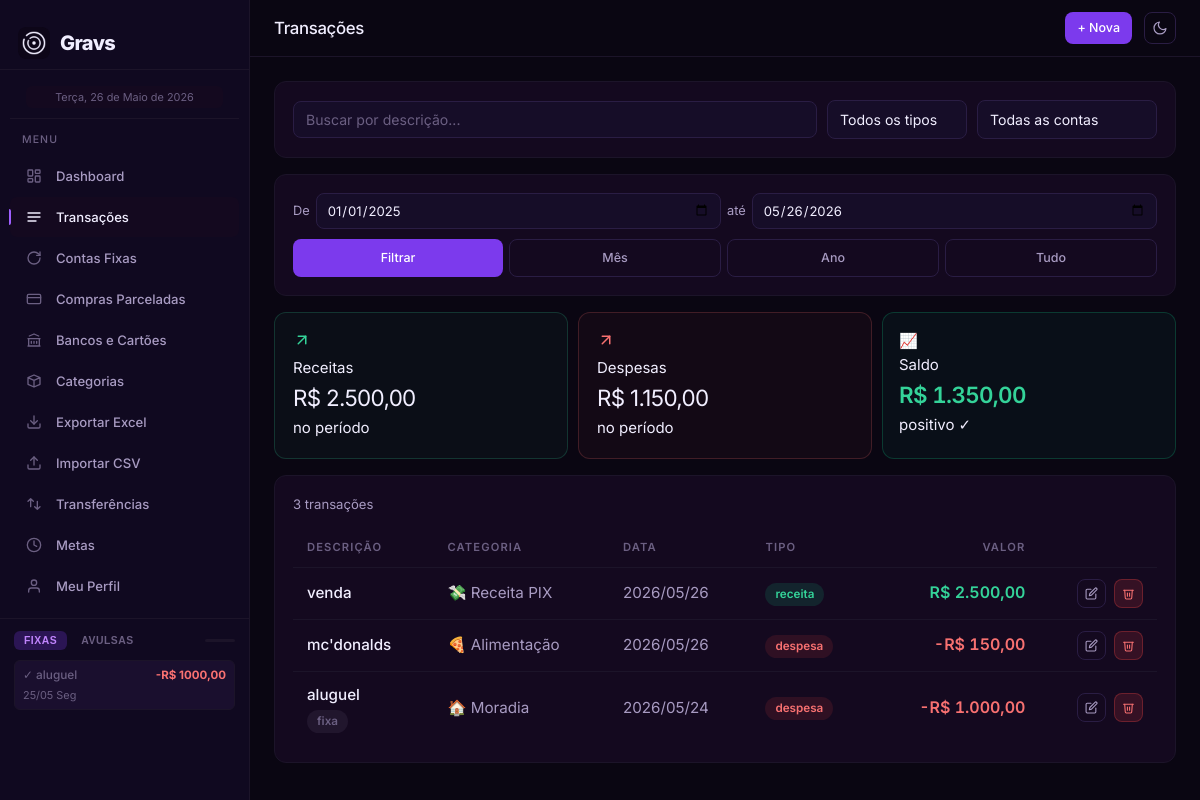
The page /todas (signed in) on the database its author committed.
### tables this page shows
CREATE TABLE transacoes (
                id              INTEGER PRIMARY KEY AUTOINCREMENT,
                uuid            TEXT    UNIQUE NOT NULL,
                descricao       TEXT    NOT NULL,
                valor           REAL    NOT NULL CHECK(valor > 0),
                tipo            TEXT    NOT NULL CHECK(tipo IN ('receita','despesa')),
                categoria_id    INTEGER,
                data            TEXT    NOT NULL,
                usuario_id      INTEGER NOT NULL,
                criado_em       TEXT    DEFAULT CURRENT_TIMESTAMP,
                deletado        INTEGER DEFAULT 0 CHECK(deletado IN (0,1)),
                recorrente_uuid TEXT,
                grupo_parcela   TEXT, conta_debito TEXT, conta_credito TEXT, conta_id INTEGER,
                FOREIGN KEY (categoria_id) REFERENCES categorias(id),
                FOREIGN KEY (usuario_id)   REFERENCES usuarios(id) ON DELETE CASCADE
            );

### routes/transacoes.py (the view)
@transacoes_bp.route("/todas")
@login_required
def todas():
    svc = get_services()
    uid  = current_user.id
    hoje = _hoje_brasilia()
    inicio_padrao = date(hoje.year - 1, 1, 1).strftime("%Y-%m-%d")
    fim_padrao    = hoje.strftime("%Y-%m-%d")
    data_inicio = request.args.get("inicio", inicio_padrao)
    data_fim    = request.args.get("fim",    fim_padrao)
    try:
        datetime.strptime(data_inicio, "%Y-%m-%d")
        datetime.strptime(data_fim,    "%Y-%m-%d")
    except ValueError:
        data_inicio = inicio_padrao
        data_fim    = fim_padrao
    transacoes     = svc.transacoes.listar_por_periodo(data_inicio, data_fim, uid)
    categorias     = svc.categorias_repo.listar_por_usuario(uid)
    total_receitas = sum(t["valor"] for t in transacoes if t["tipo"] == "receita")
    total_despesas = sum(t["valor"] for t in transacoes if t["tipo"] == "despesa")
    grupos = {}
    for t in transacoes:
        g = t.get("grupo_parcela")
        if g:
            if g not in grupos:
                grupos[g] = {"descricao": t["descricao"].rsplit(" (", 1)[0], "count": 0}
            grupos[g]["count"] += 1
    return render_template(
        "transacoes/lista.html",
        transacoes=transacoes,
        categorias=categorias,
        filtro_inicio=data_inicio,
        filtro_fim=data_fim,
        total_receitas=total_receitas,
        total_despesas=total_despesas,
        saldo=total_receitas - total_despesas,
        grupos=grupos,
        usuario=current_user,
    )

### app.py (called while the page is built)
def _configurar_login(app: Flask, container: ServiceContainer) -> None:
    login_manager = LoginManager()
    login_manager.init_app(app)
    login_manager.login_view = "auth.login"
    login_manager.login_message = "Faça login para acessar"
    login_manager.login_message_category = "info"
    @login_manager.user_loader
    def load_user(user_id: str) -> UserPrincipal | None:
        dados = container.usuarios_repo.buscar_por_id(int(user_id))
        if dados:
            return make_user_principal(dados)
        return None

### database/repositories.py (called while the page is built)
def _row_to_dict(row: sqlite3.Row | None) -> dict | None:
    if row is None:
        return None
    return dict(row)

def _rows_to_list(rows: list[sqlite3.Row]) -> list[dict]:
    return [dict(r) for r in rows]

    def buscar_por_id(self, user_id: int) -> dict | None:
        with self._db.get_conn() as conn:
            row = conn.execute(
                "SELECT id, email, senha_hash, nome, modo_contabil, "
                "COALESCE(onboarding_completo, 0) as onboarding_completo FROM usuarios "
                "WHERE id = ? AND ativo = 1",
                (int(user_id),),
            ).fetchone()
        return _row_to_dict(row)

    def listar_por_usuario(self, usuario_id: int) -> list[dict]:
        with self._db.get_conn() as conn:
            rows = conn.execute(
                "SELECT id, nome, tipo, icone, cor FROM categorias "
                "WHERE usuario_id = ? ORDER BY tipo, nome",
                (usuario_id,),
            ).fetchall()
        return _rows_to_list(rows)

### routes/helpers.py (called while the page is built)
def get_services() -> ServiceContainer:
    return current_app.extensions["services"]

def make_user_principal(dados: dict) -> UserPrincipal:
    return UserPrincipal(
        id=dados["id"],
        email=dados["email"],
        nome=dados["nome"],
        modo_contabil=dados.get("modo_contabil", 0),
    )

### routes/transacoes.py (called while the page is built)
def _hoje_brasilia() -> date:
    return datetime.now(_BRASILIA).date()

### services/transacao_service.py (called while the page is built)
    def listar_por_periodo(
        self, data_inicio: str, data_fim: str, usuario_id: int
    ) -> list[dict]:
        return self._repo.listar_por_periodo(data_inicio, data_fim, usuario_id)

### utils/formatters.py (called while the page is built)
def formatar_real(valor: float) -> str:
    try:
        formatado = f"{valor:,.2f}".replace(",", "X").replace(".", ",").replace("X", ".")
        return f"R$ {formatado}"
    except (TypeError, ValueError):
        return "R$ 0,00"

### templates/transacoes/lista.html (shortened to what this page needs)
{% extends "base.html" %}
{% block page_title %}Transações{% endblock %}
{% block topbar_actions %}
  <a href="{{ url_for('transacoes.novo') }}" class="btn btn-primary btn-sm">+ Nova</a>
{% endblock %}
{% block content %}
<div class="card mb-16 fade-up" id="card-busca">
  <div style="display:flex;gap:10px;align-items:center;flex-wrap:wrap">
    <input type="text" id="input-busca" class="form-control"
           placeholder="Buscar por descrição..."
           style="flex:1;min-width:180px"
           oninput="buscarTransacoes()" />
    <select id="filtro-tipo-busca" class="form-control" style="width:140px"
            onchange="buscarTransacoes()">
      <option value="">Todos os tipos</option>
    </select>
    <select id="filtro-conta-busca" class="form-control" style="width:180px"
            onchange="buscarTransacoes()">
      <option value="">Todas as contas</option>
    </select>
  </div>
</div>
<div class="card mb-16 fade-up">
  <form method="GET" action="{{ url_for('transacoes.todas') }}" class="filtro-form">
    <div class="filtro-datas">
      <label>De</label>
      <input type="date" name="inicio" value="{{ filtro_inicio }}" class="form-control" />
      <label>até</label>
      <input type="date" name="fim" value="{{ filtro_fim }}" class="form-control" />
    </div>
    <div class="filtro-btns">
      <button type="submit" class="btn btn-primary btn-sm">Filtrar</button>
      <a href="{{ url_for('transacoes.todas', inicio=filtro_fim[:7] + '-01', fim=filtro_fim) }}"
         class="btn btn-secondary btn-sm">Mês</a>
      <a href="{{ url_for('transacoes.todas', inicio=filtro_fim[:4] + '-01-01', fim=filtro_fim) }}"
         class="btn btn-secondary btn-sm">Ano</a>
      <a href="{{ url_for('transacoes.todas') }}"
         class="btn btn-secondary btn-sm">Tudo</a>
    </div>
  </form>
</div>
<div class="totais-grid mb-16 fade-up delay-1">
  <div class="card total-card" style="border-color:rgba(52,211,153,0.2);background:rgba(52,211,153,0.04)">
    <div class="total-icon" style="color:var(--green2)"><svg width="18" height="18" viewBox="0 0 24 24" fill="none" stroke="currentColor" stroke-width="2" stroke-linecap="round" stroke-linejoin="round"><line x1="17" y1="7" x2="7" y2="17"/><polyline points="17 17 17 7 7 7"/></svg></div>
    <div class="total-info">
      <div class="total-label" class="text-xs text-muted mb-4 font-500">Receitas</div>
      <div class="total-valor" class="font-600 tabular-nums text-green" style="font-size:1.4rem;letter-spacing:-0.03em">{{ total_receitas | real }}</div>
      <div class="total-sub" class="text-xs text-muted mt-4">no período</div>
    </div>
  </div>
  <div class="card total-card" style="border-color:rgba(248,113,113,0.2);background:rgba(248,113,113,0.04)">
    <div class="total-icon" style="color:var(--red2)"><svg width="18" height="18" viewBox="0 0 24 24" fill="none" stroke="currentColor" stroke-width="2" stroke-linecap="round" stroke-linejoin="round"><line x1="7" y1="17" x2="17" y2="7"/><polyline points="7 7 17 7 17 17"/></svg></div>
    <div class="total-info">
      <div class="total-label" class="text-xs text-muted mb-4 font-500">Despesas</div>
      <div class="total-valor" class="font-600 tabular-nums text-red" style="font-size:1.4rem;letter-spacing:-0.03em">{{ total_despesas | real }}</div>
      <div class="total-sub" class="text-xs text-muted mt-4">no período</div>
    </div>
  </div>
  <div class="card total-card" style="border-color:{% if saldo >= 0 %}rgba(16,185,129,0.25){% else %}rgba(239,68,68,0.25){% endif %};background:{% if saldo >= 0 %}rgba(16,185,129,0.05){% else %}rgba(239,68,68,0.05){% endif %};padding:16px">
    <div class="total-icon">{% if saldo >= 0 %}📈{% else %}📉{% endif %}</div>
    <div class="total-info">
      <div class="total-label" class="text-xs text-muted mb-4 font-500">Saldo</div>
      <div class="total-valor" style="font-family:'Inter',system-ui,sans-serif;font-size:1.4rem;font-weight:600;color:{% if saldo >= 0 %}var(--green2){% else %}var(--red2){% endif %};letter-spacing:-0.03em;font-variant-numeric:tabular-nums">
        {% if saldo < 0 %}-{% endif %}{{ saldo|abs | real }}
      </div>
      <div class="total-sub" class="text-xs text-muted mt-4">
        {% if saldo >= 0 %}positivo ✓{% else %}negativo{% endif %}
      </div>
    </div>
  </div>
</div>
<div class="card fade-up delay-2">
  {% if transacoes %}
    <div class="text-sm text-muted mb-14">
      {{ transacoes|length }} transaç{% if transacoes|length == 1 %}ão{% else %}ões{% endif %}
    </div>
    <div class="lista-desktop">
      <div class="table-wrap" style="max-height:480px;overflow-y:auto;scrollbar-width:thin">
        <table>
          <thead>
            <tr>
              <th>Descrição</th>
              <th>Categoria</th>
              <th>Data</th>
              <th>Tipo</th>
              <th class="text-right">Valor</th>
              <th></th>
            </tr>
          </thead>
          <tbody>
            {% for t in transacoes %}
              <tr>
                <td>
                  <div style="font-weight:500;color:var(--text)">{{ t.descricao }}</div>
                  {% if t.recorrente_uuid %}<span class="badge badge-muted" style="margin-top:3px">fixa</span>{% endif %}
                </td>
                <td>{{ t.categoria_icone }} {{ t.categoria_nome }}</td>
                <td class="shrink-0">{{ t.data | replace("-", "/") if t.data else "" }}</td>
                <td><span class="badge badge-{{ t.tipo }}">{{ t.tipo }}</span></td>
                <td class="text-right">
                  <div class="font-600 tabular-nums" style="font-size:1rem;color:{% if t.tipo == 'receita' %}var(--green2){% else %}var(--red2){% endif %}">
                    {% if t.tipo == 'despesa' %}-{% endif %}{{ t.valor | real }}
                  </div>
                </td>
                <td class="text-right">
                  <div class="d-flex gap-8" style="justify-content:flex-end">
                    <button class="btn btn-secondary btn-sm btn-icon"
                            onclick="abrirEditar({{ t.id }}, '{{ t.descricao|e }}', {{ t.valor }}, '{{ t.tipo }}', {{ t.categoria_id }}, '{{ t.data }}')">
                      <svg width="13" height="13" viewBox="0 0 24 24" fill="none" stroke="currentColor" stroke-width="2" stroke-linecap="round" stroke-linejoin="round"><path d="M11 4H4a2 2 0 0 0-2 2v14a2 2 0 0 0 2 2h14a2 2 0 0 0 2-2v-7"/><path d="M18.5 2.5a2.121 2.121 0 0 1 3 3L12 15l-4 1 1-4 9.5-9.5z"/></svg>
                    </button>
                    <button class="btn btn-danger btn-sm btn-icon"
                            onclick="deletar('{{ t.uuid }}')">
                      <svg width="13" height="13" viewBox="0 0 24 24" fill="none" stroke="currentColor" stroke-width="2" stroke-linecap="round" stroke-linejoin="round"><polyline points="3 6 5 6 21 6"/><path d="M19 6l-1 14a2 2 0 0 1-2 2H8a2 2 0 0 1-2-2L5 6"/><path d="M10 11v6"/><path d="M14 11v6"/></svg>
                    </button>
                  </div>
                </td>
              </tr>
            {% endfor %}
          </tbody>
        </table>
      </div>
    </div>
  {% else %}
    <div class="empty-state">
      <div class="empty-state-icon">—</div>
      <div style="font-size:1rem;font-weight:600">Nenhuma transação no período</div>
      <p><a href="{{ url_for('transacoes.novo') }}" style="color:var(--purple3)">Adicionar transação</a></p>
    </div>
  {% endif %}
</div>
{% endblock %}

### templates/base.html (style rules this page uses)
:root { --bg: #0a0612; --bg2: #100920; --bg3: #160d28; --surface: #14091f; --surface2: #1a0f2e; --surface3: #221540; --border: #1c1429; --border2: #2a1d44; --border3: #3a2860; --purple: #7c3aed; --purple2: #9f5fff; --purple3: #c084fc; --cyan: #06b6d4; --cyan2: #22d3ee; --gold2: #fbbf24; --green2: #34d399; --green-bg: rgba(52,211,153,0.10); --red2: #f87171; --red-bg: rgba(248,113,113,0.10); --text: #f1eeff; --text2: #a89bc2; --text3: #6b5f82; --radius: 12px; --radius-sm: 8px; --radius-lg: 14px; --shadow: none; --shadow-lg: none; --font-display: 'Inter', system-ui, sans-serif; --font-body: 'Inter', system-ui, sans-serif; --nav-w: 250px; --bottom-nav-h: 0px; }
*, *::before, *::after { box-sizing: border-box; margin: 0; padding: 0; }
html { scroll-behavior: smooth; }
body { font-family: var(--font-body); background: var(--bg); color: var(--text); min-height: 100vh; line-height: 1.6; font-size: 15px; -webkit-font-smoothing: antialiased; -moz-osx-font-smoothing: grayscale; overflow-x: hidden; }
.card { background: var(--surface); border: 0.5px solid var(--border); border-radius: var(--radius); padding: 18px; position: relative; transition: border-color 0.18s ease; }
.btn { display: inline-flex; align-items: center; gap: 8px; padding: 10px 18px; border-radius: var(--radius-sm); font-family: var(--font-body); font-size: 0.95rem; font-weight: 500; cursor: pointer; border: none; text-decoration: none; transition: all 0.18s; white-space: nowrap; }
.btn-primary { background: var(--purple); color: white; }
.btn-secondary { background: transparent; color: var(--text2); border: 0.5px solid var(--border2); }
.btn-danger { background: rgba(239,68,68,0.15); color: var(--red2); border: 1px solid rgba(239,68,68,0.3); }
.btn-sm { padding: 6px 12px; font-size: 0.78rem; }
.btn-icon { padding: 7px; border-radius: var(--radius-sm); }
.form-control { width: 100%; padding: 9px 12px; background: var(--bg3); border: 0.5px solid var(--border2); border-radius: var(--radius-sm); color: var(--text); font-family: var(--font-body); font-size: 0.88rem; transition: border-color 0.15s, box-shadow 0.15s; outline: none; -webkit-appearance: none; }
.form-control::placeholder { color: var(--text3); }
select.form-control { cursor: pointer; }
.form-control option { background: var(--bg3); color: var(--text); }
.mb-14 { margin-bottom: 14px; }
.mb-16 { margin-bottom: 16px; }
.gap-8 { gap: 8px; }
.shrink-0 { flex-shrink: 0; }
.text-sm { font-size: 0.82rem; }
.text-muted { color: var(--text3); }
.font-600 { font-weight: 600; }
.tabular-nums { font-variant-numeric: tabular-nums; }
.badge { display: inline-flex; align-items: center; font-size: 0.65rem; font-weight: 600; padding: 2px 8px; border-radius: 99px; white-space: nowrap; }
.badge-receita { background: rgba(52,211,153,0.1); color: var(--green2); }
.badge-despesa { background: rgba(248,113,113,0.1); color: var(--red2); }
.badge-muted { background: rgba(107,95,130,0.15); color: var(--text3); }
.table-wrap { overflow-x: auto; -webkit-overflow-scrolling: touch; }
table { width: 100%; border-collapse: collapse; font-size: 0.95rem; }
thead th { text-align: left; padding: 10px 14px; font-size: 0.7rem; font-weight: 600; letter-spacing: 0.1em; text-transform: uppercase; color: var(--text3); border-bottom: 1px solid var(--border); }
tbody tr { border-bottom: 1px solid var(--border); transition: background 0.15s; }
tbody tr:last-child { border-bottom: none; }
tbody td { padding: 11px 14px; color: var(--text2); }
.badge { display: inline-flex; align-items: center; gap: 4px; padding: 2px 10px; border-radius: 99px; font-size: 0.73rem; font-weight: 600; }
.badge-receita { background: rgba(16,185,129,0.15); color: var(--green2); }
.badge-despesa { background: rgba(239,68,68,0.12); color: var(--red2); }
.text-muted { color: var(--text2); }
.text-right { text-align: right; }
.d-flex { display: flex; }
.fade-up { animation: fadeUp 0.4s ease both; }
.delay-1 { animation-delay: 0.05s; }
.delay-2 { animation-delay: 0.10s; }
.badge-receita { background: rgba(16,185,129,0.15) !important; color: var(--green2) !important; }
.badge-despesa { background: rgba(239,68,68,0.12) !important; color: var(--red2) !important; }

### rows shown on the page
transacoes: descricao "venda", categoria_icone "💸", categoria_nome "Receita PIX", data "2026/05/26", tipo "receita", valor|real "R$ 2.500,00"
transacoes: descricao "mc'donalds", categoria_icone "🍕", categoria_nome "Alimentação", data "2026/05/26", tipo "despesa", valor|real "R$ 150,00"
transacoes: descricao "aluguel", shows "fixa", categoria_icone "🏠", categoria_nome "Moradia", data "2026/05/24", tipo "despesa", valor|real "R$ 1.000,00"

### other values the page prints
{{ total_receitas | real }} "R$ 2.500,00"
{{ total_despesas | real }} "R$ 1.150,00"
{{ saldo|abs | real }} "R$ 1.350,00"
{{ transacoes|length }} "3"
